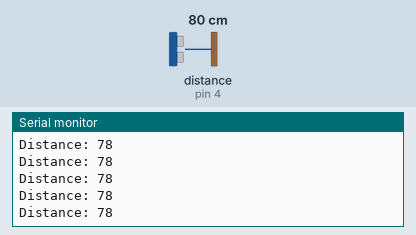
This sketch was run on a simulated Arduino Uno, built with avr-gcc and run on an emulated ATmega328P. Shown: the last lines printed to the serial monitor. Wiring (inferred from the names in the program): ultrasonic range finder: trigger pin 3; echo pin 4. The inputs (shaded band) are chosen by the test bench; at power-on: distance to the obstacle (sensor on pin 4) 80 cm. The echo pulse lasts 58.3 µs per cm.

Above: at 1.2 s.
1.3 s: distance to the obstacle (sensor on pin 4) set to 2 cm
At 2.0 s:
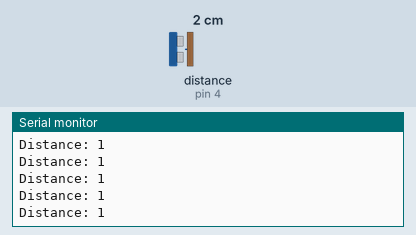
4.3 s: distance to the obstacle (sensor on pin 4) set to 120 cm
At 4.9 s:
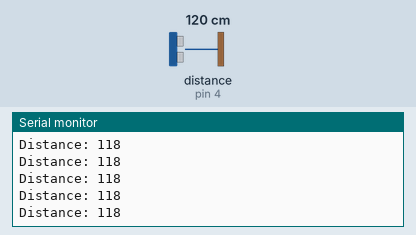
7.3 s: distance to the obstacle (sensor on pin 4) set to 4 cm
At 7.9 s:
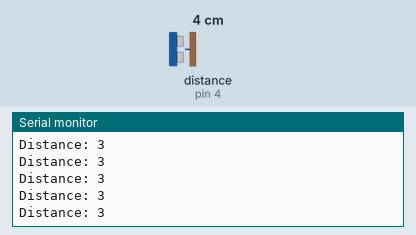
10.3 s: distance to the obstacle (sensor on pin 4) set to 18 cm
At 10.9 s:
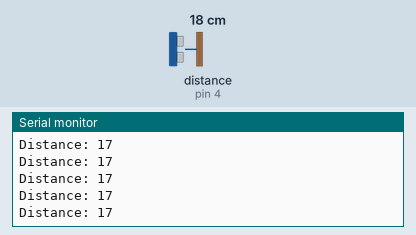
13.3 s: distance to the obstacle (sensor on pin 4) set to 9 cm
At 14.3 s:
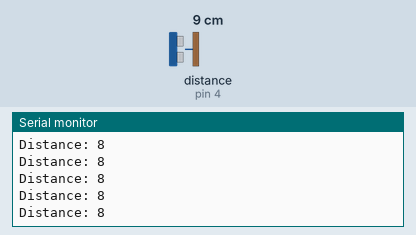
16.3 s: distance to the obstacle (sensor on pin 4) set to 35 cm
At 16.8 s:
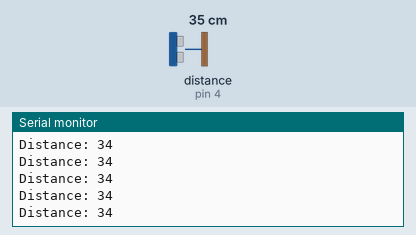
Timing chart, 0 to 19.3 s (numbered marks = the images above; inputs shaded):
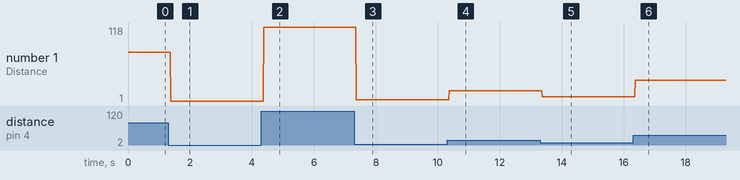

Measured:
- after the input at 1.3 s, the serial monitor: prints a new line after 0.07 s (image 1)
- after the input at 4.3 s, the serial monitor: prints a new line after 0.08 s (image 2)
- after the input at 7.3 s, the serial monitor: prints a new line after 0.07 s (image 3)
- after the input at 10.3 s, the serial monitor: prints a new line after 0.07 s (image 4)
- after the input at 13.3 s, the serial monitor: prints a new line after 0.07 s (image 5)
- after the input at 16.3 s, the serial monitor: prints a new line after 0.07 s (image 6)
- plotted number 1: 78 → 1 after the input at 1.3 s, 1 → 118 after the input at 4.3 s, 118 → 3 after the input at 7.3 s, 3 → 17 after the input at 10.3 s, 17 → 8 after the input at 13.3 s

The sketch:

ulutra.ino
```cpp
/*
* Ultrasonic Sensor HC-SR04 and Arduino Tutorial
*
* by Dejan Nedelkovski,
* www.HowToMechatronics.com
*
*/
#include "Filter.h"
// defines pins numbers
const int trigPin = 3;
const int echoPin = 4;

// defines variables
long duration;
int distance;
int distancef;
ExponentialFilter<long> ADCFilter(15, 0);
void setup() {
pinMode(trigPin, OUTPUT); // Sets the trigPin as an Output
pinMode(echoPin, INPUT); // Sets the echoPin as an Input
Serial.begin(9600); // Starts the serial communication
}

void loop() {
// Clears the trigPin
digitalWrite(trigPin, LOW);
delayMicroseconds(2);

// Sets the trigPin on HIGH state for 10 micro seconds
digitalWrite(trigPin, HIGH);
delayMicroseconds(10);
digitalWrite(trigPin, LOW);

// Reads the echoPin, returns the sound wave travel time in microseconds
duration = pulseIn(echoPin, HIGH);

// Calculating the distance
distance= duration*0.034/2;
ADCFilter.Filter(distance);
  distancef = ADCFilter.Current();
// Prints the distance on the Serial Monitor
if(distance < 400)
{
Serial.print("Distance: ");
Serial.println(distance);
}
}
```
